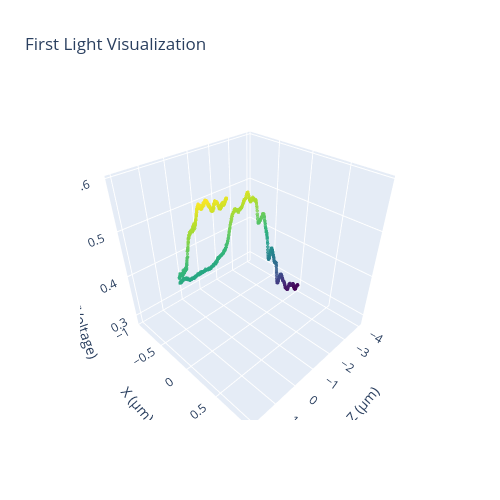

Notebook source saved alongside this figure:
### Markdown cell above
### z-translation - do separately for 'l' and 'r'

### Code cell
## Z fine-tuning
stage = 'l'
line_numbers = [0, 1, 2] # left XY, right XY, all Z
speed = 6

# Enter a list of relative commands manually, comes back to original position
commands = [
    ['Z', 2],#2
    ['Z', -6], #-8
]
result = flc.scan_path(stage, commands, speed, line_numbers, perform_regression = False)

datapoints = result['datapoints']
fig = result['figure']

## Maximum point delta
max_point = datapoints[
    np.argmax(datapoints[:, 2])
][:2]

fig.show()

### Figure 1 — Plotly figure (JSON) as saved in the notebook; plotly's stock layout.template omitted (floating-point values rounded to 4 significant figures; data arrays with more than 128 entries replaced by an {"elided": "..."} marker saying what was removed)
{"data": [{"marker": {"color": {"elided": "857 float values"}, "colorscale": [[0, "#440154"], [0.1111, "#482878"], [0.2222, "#3e4989"], [0.3333, "#31688e"], [0.4444, "#26828e"], [0.5556, "#1f9e89"], [0.6667, "#35b779"], [0.7778, "#6ece58"], [0.8889, "#b5de2b"], [1, "#fde725"]], "opacity": 0.8, "size": 2}, "mode": "markers", "name": "Datapoints", "type": "scatter3d", "x": {"elided": "857 float values"}, "y": {"elided": "857 float values"}, "z": {"elided": "857 float values"}}], "layout": {"autosize": true, "height": 500, "scene": {"aspectmode": "cube", "xaxis": {"title": {"text": "Z (μm)"}}, "yaxis": {"title": {"text": "X (μm)"}}, "zaxis": {"title": {"text": "Radiant Power (Voltage)"}}}, "title": {"text": "First Light Visualization"}, "width": 500, "yaxis": {"scaleanchor": "x", "scaleratio": 1}}}
